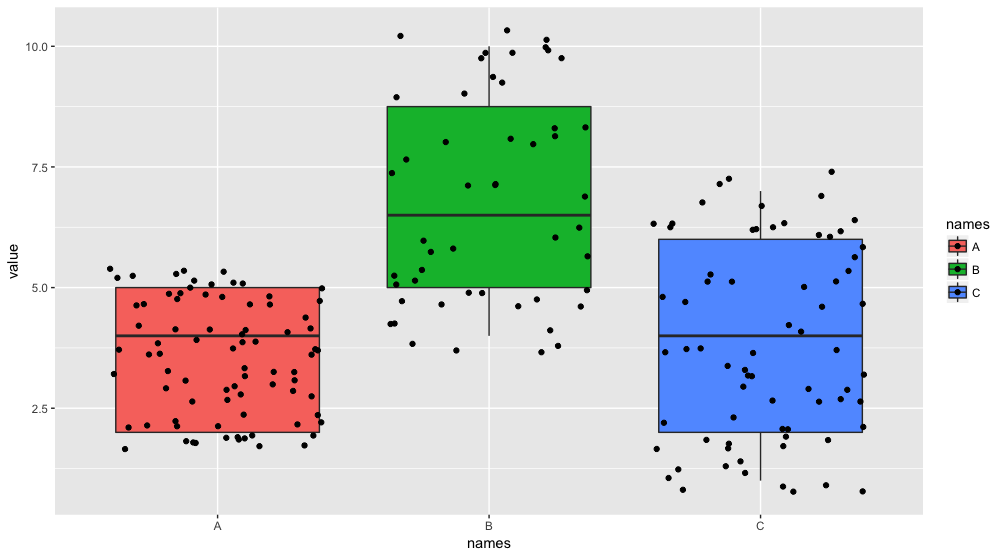

Reproduce this figure in R.
# Ggplot2 library
library(ggplot2)

# Data 
names = c(rep("A", 80) , rep("B", 50) , rep("C", 70))
value = c( sample(2:5, 80 , replace = T) , sample(4:10, 50 , replace = T), 
         sample(1:7, 70 , replace = T) )
data = data.frame(names,value)

#Graph
qplot( x = names , y = value , data = data , geom = c("boxplot","jitter") , fill = names)


# source : http://www.r-graph-gallery.com/89-box-and-scatter-plot-with-ggplot2/
